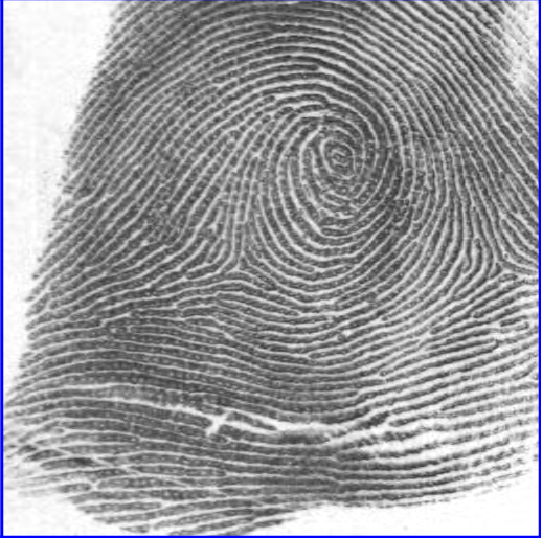
#> input picture features_detection/fingerprint.png, 541 x 538 px
$ python features_detection.py
#> lines starting #> are read from the running program, lines starting #| are printed output that depends on the picture; after the words box and inside, x2 and y2 are one past the last pixel; in counts of white or black regions, pixels touching at a corner belong together
# featres_detection.py

import cv2
from cv2.ximgproc import *
import numpy as np
from matplotlib import pyplot as plt
# import features_detection.zhang_suen as thinning

img = cv2.imread("./fingerprint.png", 0)
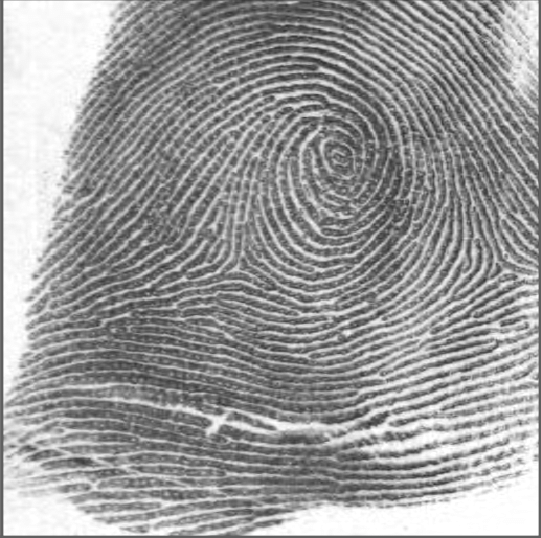
#> img: shape (538, 541); min 46, max 255, mean 155
h, w = img.shape
#> h = 538; w = 541
img = cv2.resize(img, (int(h * 1), int(w * 1)))
#> img: shape (541, 538)

# 3*3の平均をとって平滑化
img = cv2.medianBlur(img, 5)
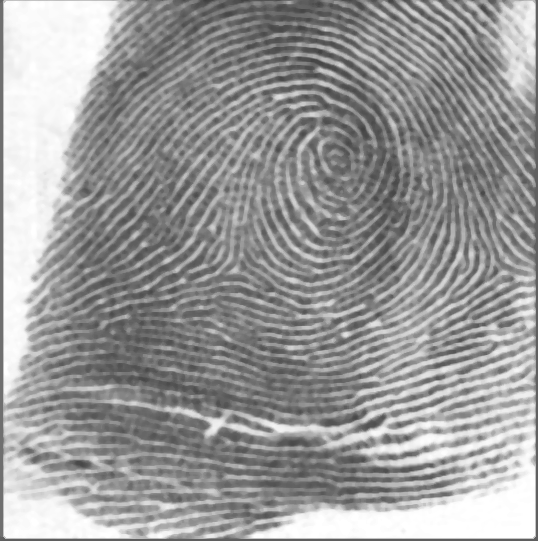
#> img: shape (541, 538); min 63, max 255, mean 154.3
img = cv2.GaussianBlur(img, (5, 5), 0)  #

# ret, th = cv2.threshold(img, 127, 255, cv2.THRESH_BINARY)
# 画像の閾値処理
th = cv2.adaptiveThreshold(
    img, 255, cv2.ADAPTIVE_THRESH_MEAN_C, cv2.THRESH_BINARY, 11, 2
)
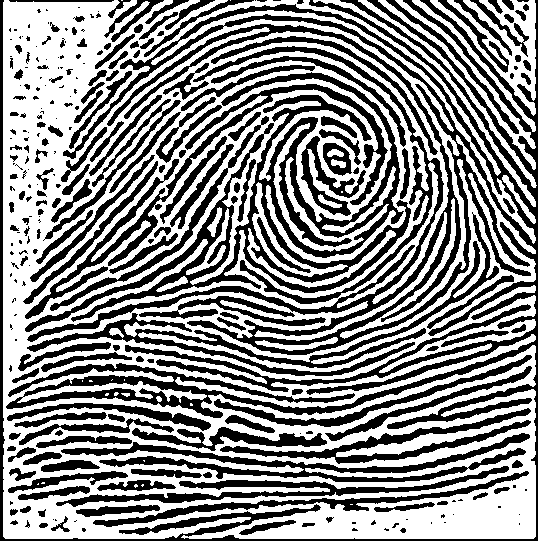
#> th: shape (541, 538); 54.8% white; 281 black regions (114 under 20 px), largest, box (x1, y1, x2, y2) and area: (0, 0, 538, 541) 47245, (25, 72, 411, 332) 15005, (27, 212, 499, 376) 5556
# th = cv2.adaptiveThreshold(
#     img, 255, cv2.ADAPTIVE_THRESH_GAUSSIAN_C, cv2.THRESH_BINARY, 11, 2
# )
# bit反転
th = cv2.bitwise_not(th)

plt.imshow(th)
plt.title("thresholded")
plt.show()

# th = cv2.bitwise_not(th)

# モルフォロジー変換　クロージング
# 膨張の後に収縮することで、小さな穴を埋めるのに役立つ
kernel = np.ones((3, 3), np.uint8)
erosion = cv2.morphologyEx(th, cv2.MORPH_CLOSE, kernel)
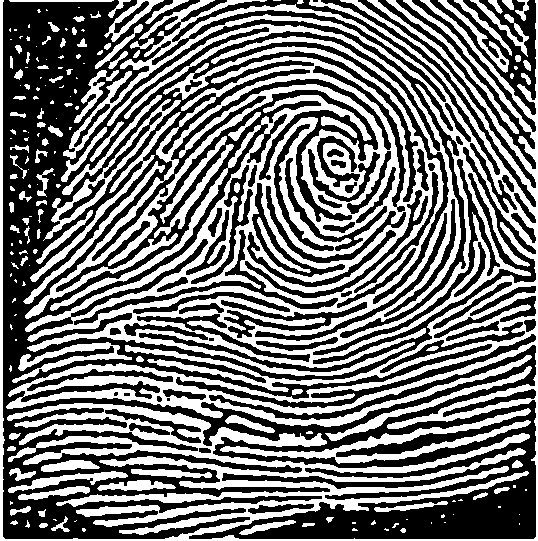
#> erosion: shape (541, 538); 45.8% white; 188 white regions (87 under 20 px), largest, box (x1, y1, x2, y2) and area: (0, 0, 538, 541) 107130, (220, 408, 531, 464) 3236, (43, 99, 181, 241) 1774
# 収縮
erosion = cv2.erode(erosion, kernel, iterations=1)
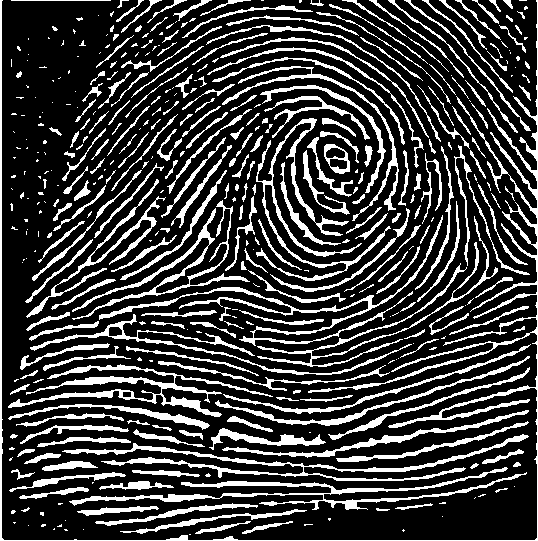
#> erosion: shape (541, 538); 23% white; 413 white regions (183 under 20 px), largest, box (x1, y1, x2, y2) and area: (0, 0, 538, 541) 6250, (69, 467, 527, 510) 2810, (62, 434, 529, 481) 2729

plt.imshow(erosion)
plt.title("erosion")
plt.show()

# thined = thinning.ZhangSuen(erosion)

height, width = img.shape
#> height = 541; width = 538
thined = np.zeros((height, width), np.uint8)
# 細線化
thined = cv2.ximgproc.thinning(th,thined,cv2.ximgproc.THINNING_GUOHALL)
#> thined: shape (541, 538); 8.5% white in thin lines or dots

plt.imshow(thined, cmap="gray")
plt.title("thined")
plt.show()

# [12 lines of commented-out code are left out]


thined = thined.astype(np.uint32)
#> thined: shape (541, 538) uint32; 8.5% white in thin lines or dots
height, width = thined.shape
for y in range(0, height - 1):
    for x in range(0, width - 1):
        if y == 0 or y == height - 1 or x == 0 or x == width - 1:
            thined[y][x] = 0
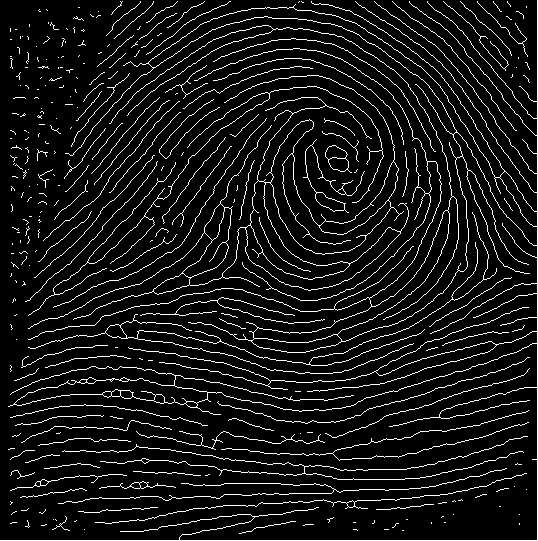
#> thined: shape (541, 538) uint32; 8.2% white in thin lines or dots

neighbour_point_map = np.zeros((height, width), np.uint32)
for y in range(1, height - 2):
    for x in range(1, width - 2):
        if thined[y][x] == 255:
            neighbour_point = thined[y-1][x-1] + thined[y][x-1] + thined[y+1][x-1] +thined[y-1][x] + thined[y+1][x] + thined[y-1][x+1] + thined[y][x+1] + thined[y+1][x+1]
            neighbour_point_map[y][x] = neighbour_point
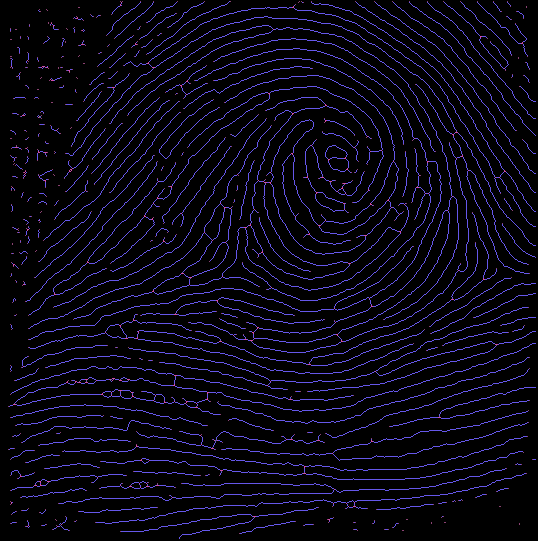
#> neighbour_point_map: shape (541, 538) uint32; 6 distinct labels, from 0 to 1275; one colour per label, 0 black

yellows = 0
reds = 0

plt.imshow(thined, cmap="gray")
for y in range(1, height - 2):
    for x in range(1, width - 2):
        if neighbour_point_map[y][x] == 255:
#> (the run stopped early here; a loop or call above may not have finished)
